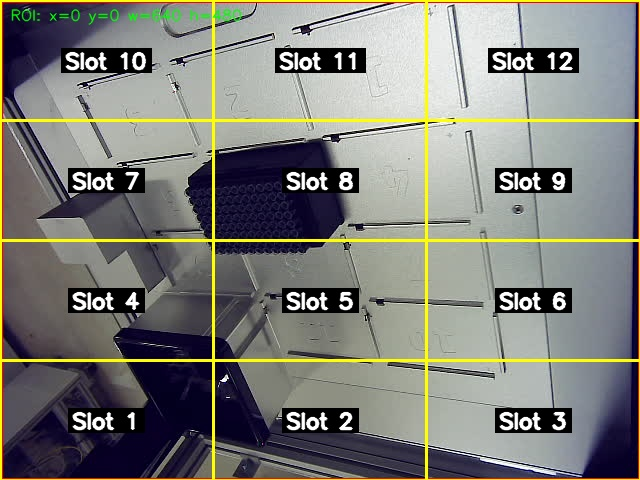
#> input picture vision_tests/outputs/annotated/ot2_image_20260520_184053_grid_calibration.jpg, 640 x 480 px; its folder holds only this picture in this run
$ python verify_print_droplets.py --image ../outputs/annotated/ot2_image_20260520_184053_grid_calibration.jpg
#> lines starting #> are read from the running program, lines starting #| are printed output that depends on the picture; after the words box and inside, x2 and y2 are one past the last pixel; in counts of white or black regions, pixels touching at a corner belong together
### vision_tests/lib.py
"""
vision_tests/lib.py
===================
Shared classical-CV pipeline for the analysis scripts in ``vision_tests/``.

This consolidates the threshold -> morphology -> contour -> measure pipeline that
was previously copy-pasted across ``scripts/*.py`` (see docs/computer_vision.md
gotcha #4) plus a per-contour colour sampler. New code (``verify_print_droplets``)
imports from here; the older scripts are left untouched.

No machine learning - purely geometric measurement (area, circularity, aspect
ratio) and colour means (RGB/HSV) inside each detected blob.
"""

from __future__ import annotations

from pathlib import Path
from typing import Any, Dict, List, Optional

import cv2
import numpy as np
import yaml

PROJECT_ROOT = Path(__file__).resolve().parent.parent
CONFIG_PATH = PROJECT_ROOT / "vision_tests" / "configs" / "vision_config.yaml"
IMAGE_EXTENSIONS = {".jpg", ".jpeg", ".png"}


# ── Config / IO helpers ─────────────────────────────────────────────────────────

def load_config() -> dict:
    if not CONFIG_PATH.exists():
        import warnings
        warnings.warn(
            f"Vision config not found at {CONFIG_PATH}. "
            "Create this file with a 'droplet_detection:' block to override "
            "OpenCV detection parameters at runtime. Using built-in defaults.",
            stacklevel=2,
        )
        return {}
    with open(CONFIG_PATH, "r", encoding="utf-8") as f:
        return yaml.safe_load(f) or {}


def resolve_dir(cfg: dict, key: str, fallback: str) -> Path:
#> in analyze_image, bgr is the input picture: shape (480, 640, 3); mean B, G, R 119.7, 125.9, 125.7
    d = (PROJECT_ROOT / cfg.get(key, fallback)).resolve()
    d.mkdir(parents=True, exist_ok=True)
    return d


# [7 lines left out: function find_images, not called in this run]


# ── Detection pipeline ──────────────────────────────────────────────────────────

def create_binary_mask(
    bgr: np.ndarray,
    *,
    method: str = "otsu",
    blur_k: int = 5,
    morph_k: int = 3,
    morph_iter: int = 2,
    fixed_thresh: int = 127,
    invert: bool = True,
) -> np.ndarray:
    """Grayscale -> blur -> threshold -> morphology. ``invert`` makes objects
    darker-than-background become the foreground (droplets on white paper)."""
#> called with method = 'otsu', blur_k = 5, morph_k = 3, morph_iter = 2, fixed_thresh = 127, invert = True
    gray = cv2.cvtColor(bgr, cv2.COLOR_BGR2GRAY)
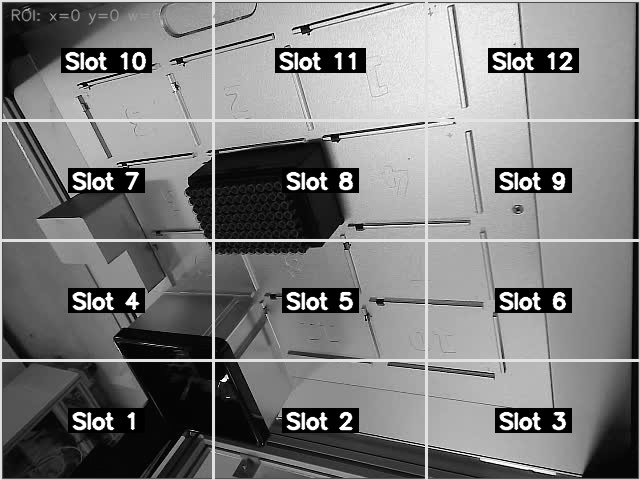
#> gray: shape (480, 640); min 0, max 255, mean 125.2
    if blur_k > 0:
        blur_k = blur_k if blur_k % 2 == 1 else blur_k + 1
        gray = cv2.GaussianBlur(gray, (blur_k, blur_k), 0)
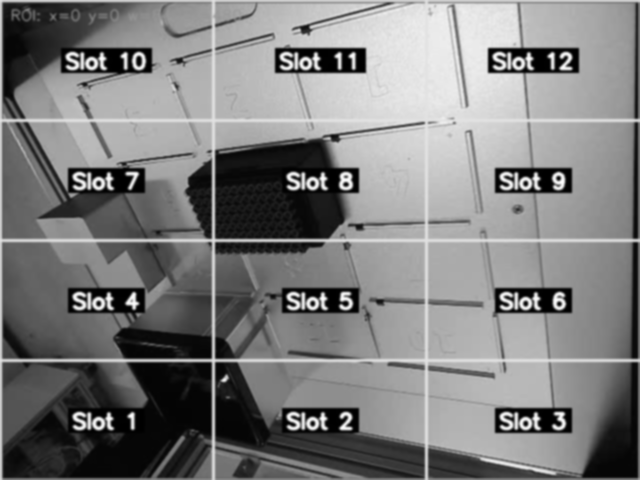
#> gray: shape (480, 640); min 0, max 252, mean 125

    if method == "adaptive":
        mask = cv2.adaptiveThreshold(
            gray, 255, cv2.ADAPTIVE_THRESH_GAUSSIAN_C,
            cv2.THRESH_BINARY_INV if invert else cv2.THRESH_BINARY,
            blockSize=11, C=2,
        )
    elif method == "otsu":
        t = cv2.THRESH_BINARY_INV | cv2.THRESH_OTSU if invert else cv2.THRESH_BINARY | cv2.THRESH_OTSU
        _, mask = cv2.threshold(gray, 0, 255, t)
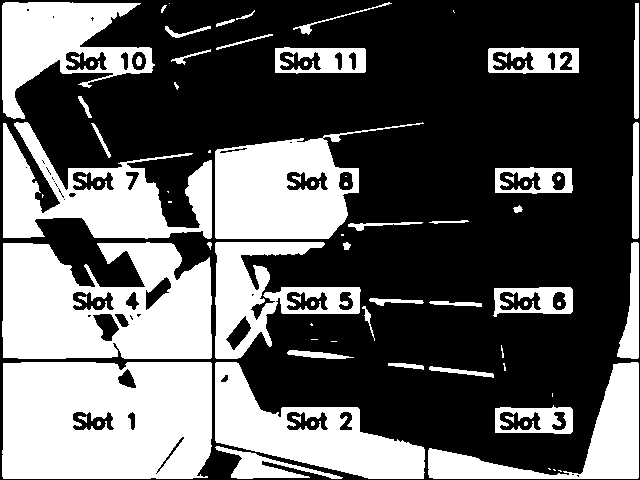
#> mask: shape (480, 640); 37.2% white; 83 white regions (31 under 20 px), largest, box (x1, y1, x2, y2) and area: (2, 362, 212, 479) 23290, (2, 242, 212, 359) 19136, (215, 122, 424, 239) 11853
    else:
        t = cv2.THRESH_BINARY_INV if invert else cv2.THRESH_BINARY
        _, mask = cv2.threshold(gray, fixed_thresh, 255, t)

    if morph_k > 0:
        kernel = cv2.getStructuringElement(cv2.MORPH_ELLIPSE, (morph_k, morph_k))
        mask = cv2.morphologyEx(mask, cv2.MORPH_CLOSE, kernel, iterations=morph_iter)
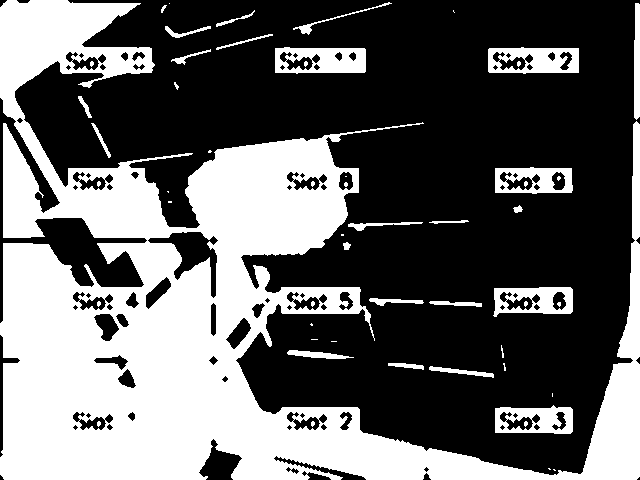
#> mask: shape (480, 640); 39.1% white; 55 white regions (29 under 20 px), largest, box (x1, y1, x2, y2) and area: (0, 0, 640, 480) 108406, (275, 47, 366, 74) 1828, (488, 47, 579, 74) 1747
        mask = cv2.morphologyEx(mask, cv2.MORPH_OPEN, kernel, iterations=morph_iter)
#> mask: shape (480, 640); 38% white; 29 white regions (6 under 20 px)
#> (the rest of the program and of its run is left out)
